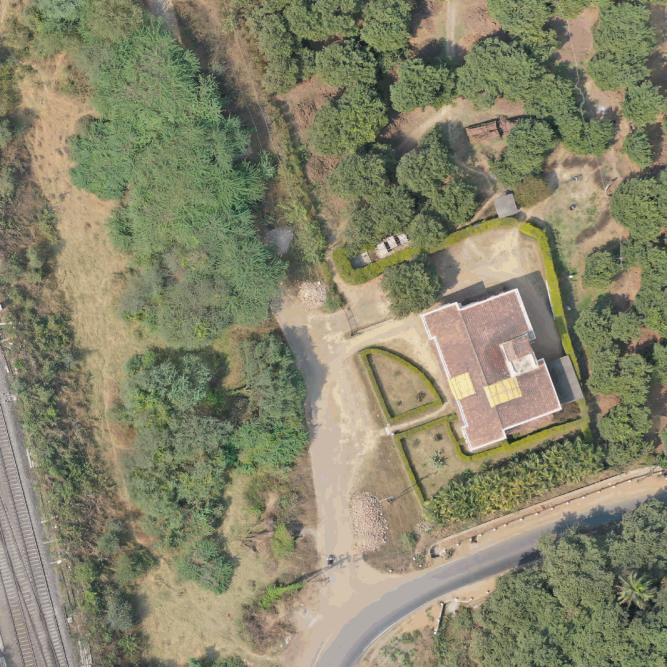
#> input picture assets/A.png, 2000 x 2000 px (shown at 1/3 size)
$ jupyter execute app.ipynb   (older library calls are emulated)
#> lines starting #> are read from the running program, lines starting #| are printed output that depends on the picture; after the words box and inside, x2 and y2 are one past the last pixel; in counts of white or black regions, pixels touching at a corner belong together
[cell 1]
import cv2
import matplotlib as plt
import numpy as np
import imutils
import math
import sklearn

[cell 2]
#Reading the 2 images
A = cv2.imread("./assets/A.png", cv2.IMREAD_COLOR)
#> A is the input picture: shape (2000, 2000, 3); mean B, G, R 106.7, 132.9, 134.4
B = cv2.imread("./assets/B.png", cv2.IMREAD_COLOR)
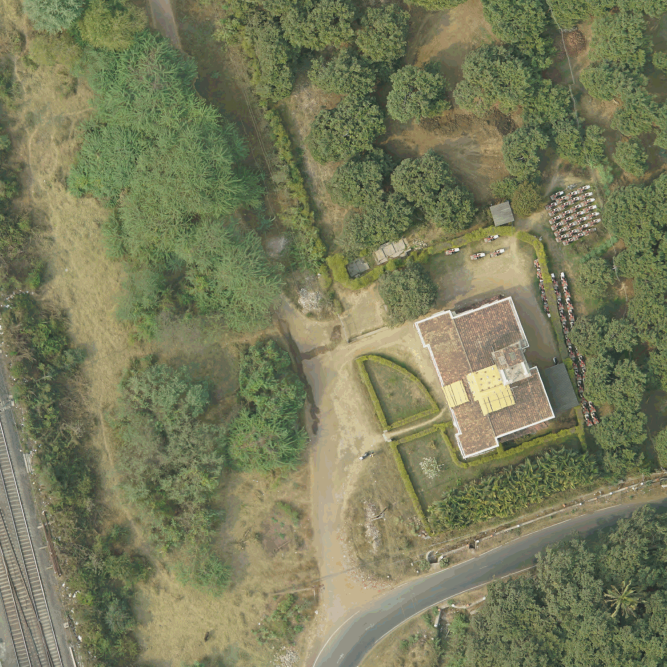
#> input picture assets/B.png, 2000 x 2000 px (shown at 1/3 size)
#> B is the input picture: shape (2000, 2000, 3); mean B, G, R 91, 123.7, 120.7

[cell 3]
#Displaying the input images
cv2.namedWindow("A", cv2.WINDOW_NORMAL)
cv2.resizeWindow("A", 700, 700)
cv2.imshow("A", A)
cv2.namedWindow("B", cv2.WINDOW_NORMAL)
cv2.resizeWindow("B", 700, 700)
cv2.imshow("B", B)
cv2.waitKey(0)
cv2.destroyAllWindows()

[cell 4]
#Function for aligning the 2 images based using the ORB Algorithm which is a feature based keypoint detection algorithm.
def align_images(image, template, maxFeatures=100, keepPercent=0.1):

#> called with maxFeatures = 500, keepPercent = 0.17
    imageGray = cv2.cvtColor(image, cv2.COLOR_BGR2GRAY)
    templateGray = cv2.cvtColor(template, cv2.COLOR_BGR2GRAY)
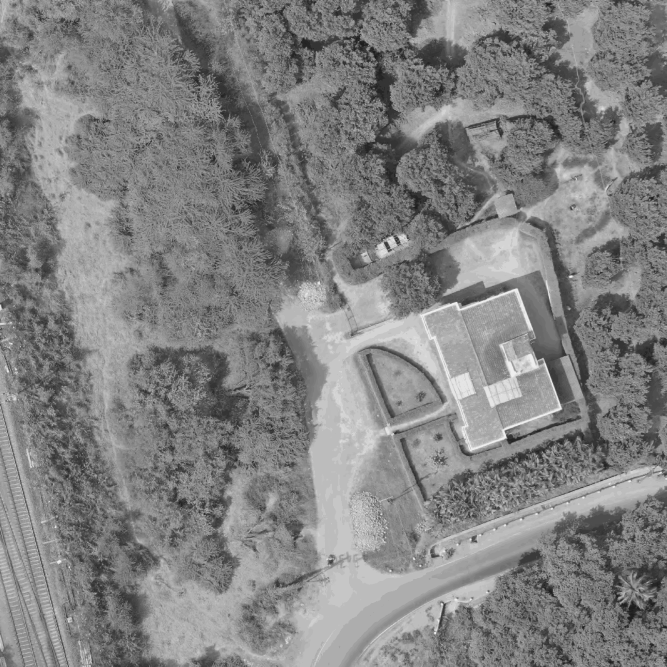
#> templateGray: shape (2000, 2000) (shown at 1/3 size); min 26, max 238, mean 130.4

    # Create the keypoint for both the images.
    orb = cv2.ORB_create(maxFeatures)
    (kpsA, descsA) = orb.detectAndCompute(imageGray, None)
#> kpsA = 500 keypoints; strongest (x, y, size): (1670, 671, 31), (1679, 688, 31), (1685, 592, 31), (1355, 748, 31)
    (kpsB, descsB) = orb.detectAndCompute(templateGray, None)
#> kpsB = 500 keypoints; strongest (x, y, size): (1223, 716, 31), (1328, 1813, 44.6), (1518, 1313, 44.6), (1517, 1312, 53.6)

    # Matching of the features from both images
    method = cv2.DESCRIPTOR_MATCHER_BRUTEFORCE_HAMMING
    matcher = cv2.DescriptorMatcher_create(method)
    matches = matcher.match(descsA, descsB, None)
#> matches = 500 matches

    # Sorting of the matches based on the distance. Shorter distance indicates more similarity.
    matches = sorted(matches, key=lambda x:x.distance)

    # Keeping top 'keepPercent'% matches. This value (passed as funtion argument) was obtained experimentally for
    #the given images.
    keep = int(len(matches) * keepPercent)
#> keep = 85
    matches = matches[:keep]
#> matches = 85 matches

    #Visualizing the matched keypoints.
    matched_pt = cv2.drawMatches(image, kpsA, template, kpsB, matches, None)
    matched_pt = imutils.resize(matched_pt, width=1000)
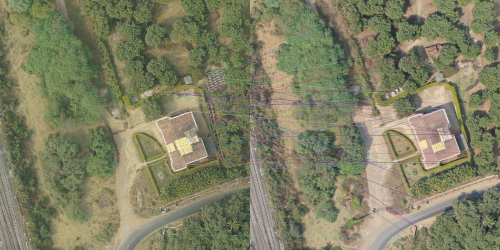
#> matched_pt: shape (500, 1000, 3) (shown at 1/2 size); mean B, G, R 99.5, 127.8, 127.5
    cv2.imshow("Matched Keypoints", matched_pt)
    cv2.waitKey(0)

    #Creating the Homography Matrix for alignment of the images using Warp Perspective.
    ptsA = np.zeros((len(matches), 2), dtype="float")
#> ptsA = 85 pairs, first value 0 to 0, second value 0 to 0
    ptsB = np.zeros((len(matches), 2), dtype="float")
#> ptsB = 85 pairs, first value 0 to 0, second value 0 to 0


    for (i, m) in enumerate(matches):
        ptsA[i] = kpsA[m.queryIdx].pt
        ptsB[i] = kpsB[m.trainIdx].pt
#> this loop made 85 passes
#> after the loop, ptsA = 85 pairs, first value 1176.5 to 1778, second value 582 to 1876.8; ptsB = 85 pairs, first value 61 to 1856.1, second value 169.2 to 1900.8

    (H, mask) = cv2.findHomography(ptsA, ptsB, method=cv2.RANSAC)
#> H = [[1.34, 0.0102, -250.2], [0.118, 1.17, -213.9], [0.000107, 9.8e-07, 1]]; mask = 85 values, max 1 at index 0, min 0 at index 14, mean 0.247

    aligned = cv2.warpPerspective(image, H, template.shape[:2])

    return aligned

[cell 5]
image = B.copy()
template = A.copy()

aligned = align_images(image, template, maxFeatures=500, keepPercent=0.17)

[cell 6]
aligned = imutils.resize(aligned, width=700)
#> aligned: shape (700, 700, 3)
template = imutils.resize(template, width=700)

[cell 7]
# Visualizing the alignment by overlaying the image A and the aligned image.
#(The aligned image is the image B.png after aligning it with A.png)
overlay = template.copy()
output = aligned.copy()
cv2.addWeighted(overlay, 0.5, output, 0.5, 0, output)

cv2.imshow("Overlay of the Aligned Images", output)

#For comparison, the original images overlayed with each other are also visualised.
X = A.copy()
Y = B.copy()
cv2.addWeighted(Y, 0.5, X, 0.5, 0, Y)

cv2.namedWindow("Overlay of the Original Images", cv2.WINDOW_NORMAL)
cv2.resizeWindow("Overlay of the Original Images", 700, 700)
cv2.imshow("Overlay of the Original Images", Y)
cv2.waitKey(0)

[cell 8]
#Function for coorecting for the environmental factors.
#The Dark Channel Prior (DCP) algorithm is used to correct the haze and fog.

def env_correction(img_n, img, kernel_size = 5, omega = 10, tx = 0.5 ):        # 'img_n' represents normalized form
                                                                       # of the original image 'img'

    # Finding the Dark Chaneel with a 10x10 kernel.
#> called with kernel_size = 10, omega = 10, tx = 0.6
    b,g,r = cv2.split(img_n)
    dc = cv2.min(cv2.min(r,g),b)
    kernel = cv2.getStructuringElement(cv2.MORPH_RECT,(kernel_size,kernel_size))
    dark = cv2.erode(dc,kernel)
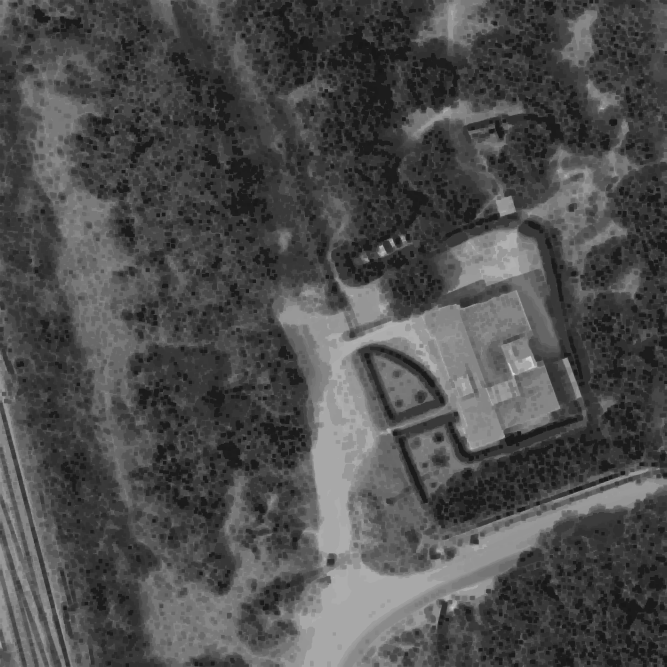
#> dark: shape (2000, 2000) float64 (shown at 1/3 size); min 0.0902, max 0.918, mean 0.304

    [h,w] = img_n.shape[:2]
    img_size = h*w
    numpx = int(max(math.floor(img_size/1000),1))
    darkvec = dark.reshape(img_size)
    imvec = img_n.reshape(img_size,3)

    # Sorting the dark channel pixels
    indices = darkvec.argsort()
    indices = indices[img_size-numpx::]
#> indices = 4000 values, max 3728937 at index 3428, min 651803 at index 3280, mean 2005733.3

    # Claculating the atmospheric light
    atmsum = np.zeros([1,3])
    for ind in range(1,numpx):
        atmsum = atmsum + imvec[indices[ind]]
#> this loop made 3999 passes
#> atmsum on passes 1 to 3: [[0.8, 0.843, 0.898]], [[1.49, 1.67, 1.79]], [[2.29, 2.51, 2.69]]
#> after the loop, atmsum = [[2936, 3369.6, 3605.4]]
    A_light = atmsum / numpx
#> A_light = [[0.734, 0.842, 0.901]]

    # Normalizing the image with the atmospheric light.
    im3 = np.empty(img_n.shape,img_n.dtype)
    for ind in range(0,3):
        im3[:,:,ind] = img_n[:,:,ind]/A_light[0,ind]
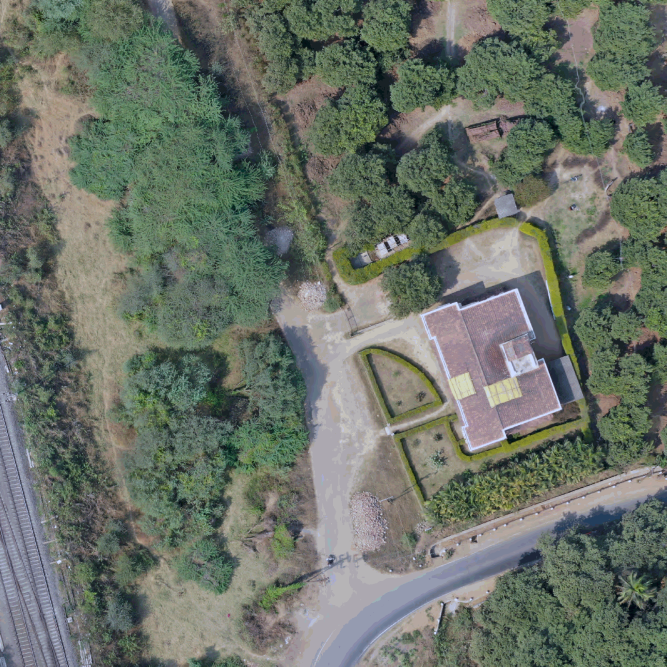
#> im3: shape (2000, 2000, 3) float64 (shown at 1/3 size); mean B, G, R 0.57, 0.619, 0.585; drawn with min black and max white

    transmission = 1 - omega*dark      # Estimation of the transmission using the dark channel.

    gray = cv2.cvtColor(img,cv2.COLOR_BGR2GRAY)
    gray = np.float64(gray)/255
    r = 100
    eps = 0.1

    # Computing the guided filter for transmission estimation
    mean_I = cv2.boxFilter(gray,cv2.CV_64F,(r,r))
    mean_p = cv2.boxFilter(transmission, cv2.CV_64F,(r,r))
    mean_Ip = cv2.boxFilter(gray*transmission,cv2.CV_64F,(r,r))
    cov_Ip = mean_Ip - mean_I*mean_p

    mean_II = cv2.boxFilter(gray*gray,cv2.CV_64F,(r,r))
    var_I   = mean_II - mean_I*mean_I;

    a = cov_Ip/(var_I + eps);
    b = mean_p - a*mean_I;

    mean_a = cv2.boxFilter(a,cv2.CV_64F,(r,r));
    mean_b = cv2.boxFilter(b,cv2.CV_64F,(r,r));

    t = mean_a*gray + mean_b;

    res = np.empty(img_n.shape,img_n.dtype);
    t = cv2.max(t,tx);                      # Clipping the transmission to the min. value
#> t: shape (2000, 2000) float64; every value is 0.6

    # Finding the corrected image after application of transmission and atmospheric light.
    for ind in range(0,3):
        res[:,:,ind] = (img_n[:,:,ind]-A_light[0,ind])/t + A_light[0,ind]

    return res

[cell 9]
# Normalization of the image.
A_n = A.astype('float64')/255;
aligned_n = aligned.astype('float64')/255;

A_corrected = env_correction(A_n, A, kernel_size = 10, omega = 10, tx = 0.6)
A_corrected = cv2.resize(A_corrected, (700, 700))
aligned_corrected = env_correction(aligned_n, aligned, kernel_size = 8, omega = 10, tx = 0.6)
#> call 2 of env_correction, with kernel_size = 8, omega = 10, tx = 0.6
#> in env_correction (call 2), `dark = cv2.erode(dc,kernel)`:
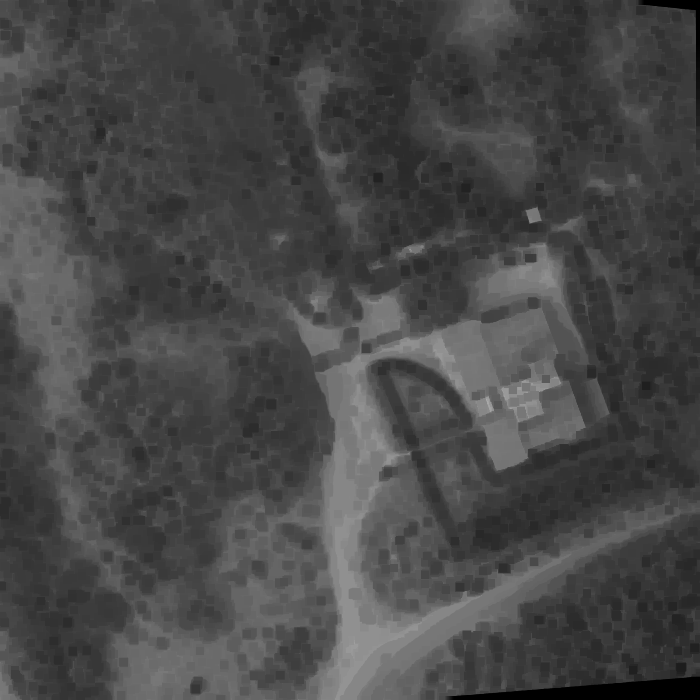
#> dark: shape (700, 700) float64; min 0, max 0.667, mean 0.281
#> in env_correction (call 2), `indices = indices[img_size-numpx::]`: indices = 490 values, max 489638 at index 163, min 174710 at index 196, mean 361792.4
#> the loop in env_correction (call 2), `for ind in range(1,numpx):` made 489 passes
#> atmsum on passes 1 to 3: [[0.671, 0.765, 0.8]], [[1.27, 1.47, 1.53]], [[1.9, 2.19, 2.29]]
#> after the loop in env_correction (call 2), `for ind in range(1,numpx):`: atmsum = [[313.5, 383.3, 400.3]]
#> in env_correction (call 2), `A_light = atmsum / numpx`: A_light = [[0.64, 0.782, 0.817]]
#> after the loop in env_correction (call 2), `for ind in range(0,3):`:
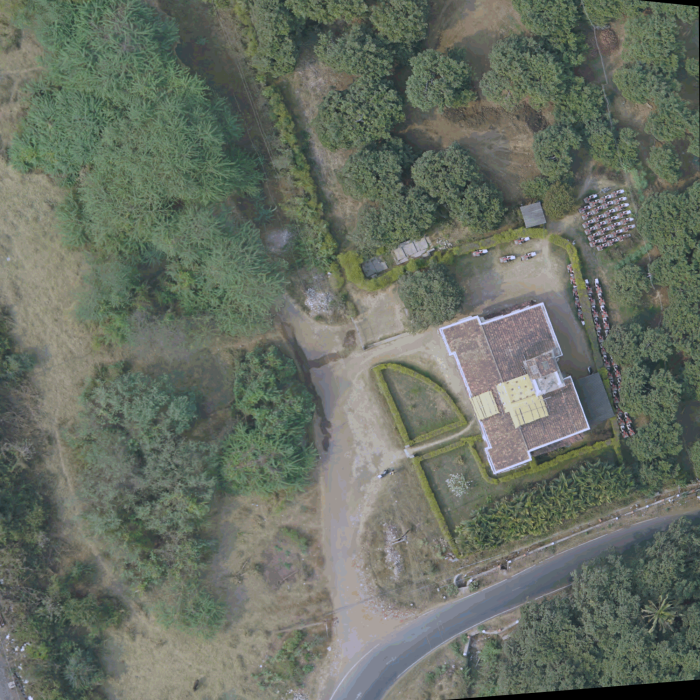
#> im3: shape (700, 700, 3) float64; mean B, G, R 0.554, 0.62, 0.578; drawn with min black and max white
#> in env_correction (call 2), `cov_Ip = mean_Ip - mean_I*mean_p`:
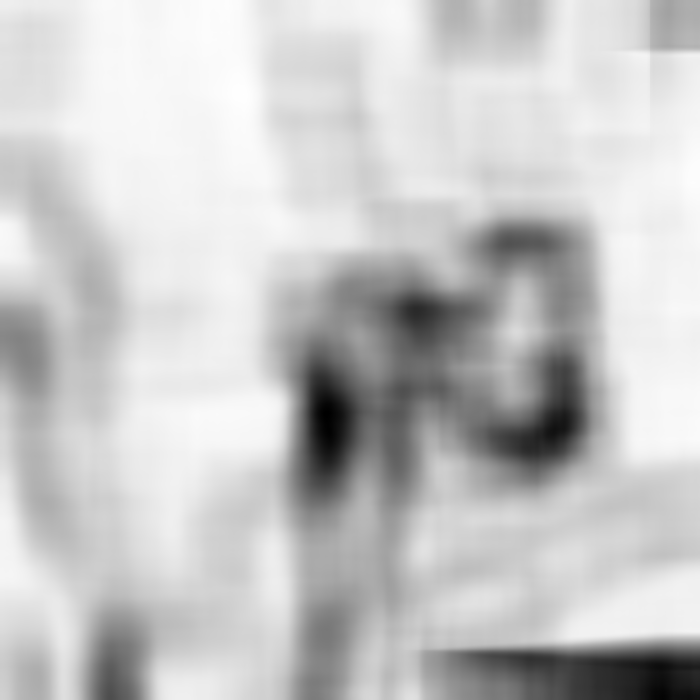
#> cov_Ip: shape (700, 700) float64; min -0.172, max -0.000673, mean -0.0385; drawn with min black and max white

# A_corrected = A.astype('float32');
# aligned_corrected = A.astype('float32');

[cell 10]
# Visualization of the original and corrected version of A.png

cv2.namedWindow("A", cv2.WINDOW_NORMAL)
cv2.resizeWindow("A", 700, 700)
cv2.imshow("A", A)
cv2.namedWindow("A_corrected", cv2.WINDOW_NORMAL)
cv2.resizeWindow("A_corrected", 700, 700)
cv2.imshow("A_corrected", A_corrected)
cv2.waitKey(0)
cv2.destroyAllWindows()

[cell 11]
# Visualization of the original and corrected version of the aligned B.png

cv2.namedWindow("aligned", cv2.WINDOW_NORMAL)
cv2.resizeWindow("aligned", 700, 700)
cv2.imshow("aligned", aligned)
cv2.namedWindow("aligned_corrected", cv2.WINDOW_NORMAL)
cv2.resizeWindow("aligned_corrected", 700, 700)
cv2.imshow("aligned_corrected", aligned_corrected)
cv2.waitKey(0)
cv2.destroyAllWindows()

[cell 12]
# Visualization of the both the corrected images.

cv2.namedWindow("A_corrected", cv2.WINDOW_NORMAL)
cv2.resizeWindow("A_corrected", 700, 700)
cv2.imshow("A_corrected", A_corrected)
cv2.namedWindow("aligned_corrected", cv2.WINDOW_NORMAL)
cv2.resizeWindow("aligned_corrected", 700, 700)
cv2.imshow("aligned_corrected", aligned_corrected)
cv2.waitKey(0)
cv2.destroyAllWindows()

[cell 13]
# Converting the corrected images to gray scale for further processing for finding the differences.
gray_A = cv2.cvtColor(A_corrected.astype('float32'), cv2.COLOR_BGR2GRAY)
gray_aligned = cv2.cvtColor(aligned_corrected.astype('float32'), cv2.COLOR_BGR2GRAY)

[cell 14]
# Visualization of the gray scale versions of the images

cv2.namedWindow("gray_A", cv2.WINDOW_NORMAL)
cv2.resizeWindow("gray_A", 700, 700)
cv2.imshow("gray_A", gray_A)
cv2.namedWindow("gray_aligned", cv2.WINDOW_NORMAL)
cv2.resizeWindow("gray_aligned", 700, 700)
cv2.imshow("gray_aligned", gray_aligned)
cv2.waitKey(0)
cv2.destroyAllWindows()

[cell 15]
#Finding the differences using a series of morphological operations.

kernel = np.ones((11, 11), np.uint8)
A_dilation = cv2.dilate(gray_A, kernel, iterations=1)
aligned_dilation = cv2.dilate(gray_aligned, kernel, iterations=1)

# A_erode = cv2.erode(gray_A, kernel, iterations=1)
# aligned_erode = cv2.erode(gray_aligned, kernel, iterations=1)

[cell 16]
cv2.namedWindow("aligned_dilation", cv2.WINDOW_NORMAL)
cv2.resizeWindow("aligned_dilation", 700, 700)
cv2.imshow("aligned_dilation", aligned_dilation)
cv2.namedWindow("A_dilation", cv2.WINDOW_NORMAL)
cv2.resizeWindow("A_dilation", 700, 700)
cv2.imshow("A_dilation", A_dilation)
cv2.waitKey(0)
cv2.destroyAllWindows()

[cell 17]
diff = cv2.subtract(aligned_dilation, A_dilation)

#Displaying the crude difference between the Images.
cv2.imshow("Difference Between the 2 Images", diff)
cv2.waitKey(0)
cv2.destroyAllWindows()

[cell 18]
diff = (diff * 255).astype("uint8")

[cell 19]
# Thresholding the difference image and finding the contours to mark the differences.

ret, thresh = cv2.threshold(diff, 0, 255, cv2.THRESH_TOZERO_INV + cv2.THRESH_OTSU)
#> ret = 123
# thresh = cv2.medianBlur(thresh,5)
kernel = np.ones((11, 11), np.uint8)
thresh = cv2.erode(thresh, kernel, iterations=1)      #The erosion and dilation together performing opening of the image.
thresh = cv2.dilate(thresh, kernel, iterations=1)

cnts = cv2.findContours(thresh.copy(), cv2.RETR_EXTERNAL,cv2.CHAIN_APPROX_SIMPLE)
#> cnts = 123 contours; largest, box (x1, y1, x2, y2) and area: (0, 99, 85, 429) 12776, (67, 503, 169, 700) 7102, (469, 375, 553, 454) 3764, (568, 185, 640, 259) 3326, (419, 298, 548, 369) 2450
cnts = imutils.grab_contours(cnts)

[cell 20]
cv2.imshow("Threshold", thresh)
cv2.waitKey(0)

[cell 21]
A_marked = A_corrected.copy()
B_marked = aligned_corrected.copy()

# Marking the differences with boxes from the obtained contours.
for c in cnts:
    (x, y, w, h) = cv2.boundingRect(c)
    cv2.rectangle(A_marked, (x, y), (x + w, y + h), (0, 255, 255), 1)
    cv2.rectangle(B_marked, (x, y), (x + w, y + h), (0, 255, 255), 2)
#> this loop made 123 passes
#> (x, y, w, h) on passes 1, 2, 3, 4, 7, 8, 9, 10: (577, 693, 24, 7), (313, 691, 15, 9), (218, 691, 32, 9), (24, 691, 14, 9), (352, 688, 14, 12), (657, 687, 27, 13), (286, 685, 23, 15), (434, 677, 14, 12)

stacked = np.hstack([A_marked, B_marked])
cv2.imshow("Marked differences between A and B", stacked)
cv2.waitKey(0)
#> Out = 27

[cell 22]
pic_n_A = A_corrected.copy()
pic_n_B = aligned_corrected.copy()


# reshaping the images into 2D array for application of the k-means clustering algo.
pic_n_A = pic_n_A.reshape(A_corrected.shape[0]*A_corrected.shape[1], A_corrected.shape[2])
pic_n_B = pic_n_B.reshape(aligned_corrected.shape[0]*aligned_corrected.shape[1], aligned_corrected.shape[2])

[cell 23]
from sklearn.cluster import KMeans

[cell 24]
# Applying k-means classifier to label or mark the pixels into k no. of classes. (Here, k = 3)
kmeans_A = sklearn.cluster.KMeans(n_clusters=3, n_init="auto", random_state=0).fit(pic_n_A)
pic_n_A = kmeans_A.cluster_centers_[kmeans_A.labels_]
kmeans_B = sklearn.cluster.KMeans(n_clusters=3, n_init="auto", random_state=0).fit(pic_n_B)
pic_n_B = kmeans_B.cluster_centers_[kmeans_B.labels_]

[cell 25]
# Again reshaping the clustered images.
cluster_pic_A = pic_n_A.reshape(A_corrected.shape[0], A_corrected.shape[1], A_corrected.shape[2])
cluster_pic_B = pic_n_B.reshape(aligned_corrected.shape[0], aligned_corrected.shape[1], aligned_corrected.shape[2])

[cell 26]
# Visualization of the images after k-means clustering.
cv2.imshow("cluster_pic_A", cluster_pic_A)
cv2.imshow("cluster_pic_B", cluster_pic_B)
cv2.waitKey(0)
cv2.destroyAllWindows()

[cell 27]
A_corrected.shape

[cell 28]
# Segmenting the image based on the labels assigned to each pixel by the k-means clustering algorithm.
cluster_pic_Ac = aligned_corrected.copy()
i=0
for x in range(0,700):
        for y in range(0,700):
            for c in range(1):
                if (kmeans_A.labels_[i] == 0 ):
                    cluster_pic_Ac[x,y] = [0,0,255]             # b g r
                elif (kmeans_A.labels_[i] == 1 ):
                    cluster_pic_Ac[x,y] = [90,0,100]             # b g r
                elif (kmeans_A.labels_[i] == 2 ):
                    cluster_pic_Ac[x,y] = [0,255,0]           # b g r
                else:
                    cluster_pic_Ac[x,y] = [0,0,0]
                    pass
                i = i+1
cv2.imshow("cluster_pic_Ac", cluster_pic_Ac)
cv2.waitKey(0)
#> Out = 27

[cell 29]
# Thresholding to highlight the Segmented changes.
z = cluster_pic_Ac.copy()
for x in range(0,700):
        for y in range(0,700):
            for c in range(1):
                if (thresh[x,y]*255 < 100 ):
                    z[x,y] = [0,0,0]

[cell 30]
# Adding classification legends to the output image and marking the contours around them for better visualization.
fontScale = 0.5
thickness = 2
color = (255,255,255)

for c in cnts:
    (x, y, w, h) = cv2.boundingRect(c)
    cv2.rectangle(z, (x, y), (x + w, y + h), (255, 255, 255), 2)

[cell 31]
# Displaying the marked differences and the segmented classifications.
cv2.imshow("Marked Differences", stacked)
cv2.imshow("Segmented Differences", z)
cv2.waitKey(0)
#> Out = 27
